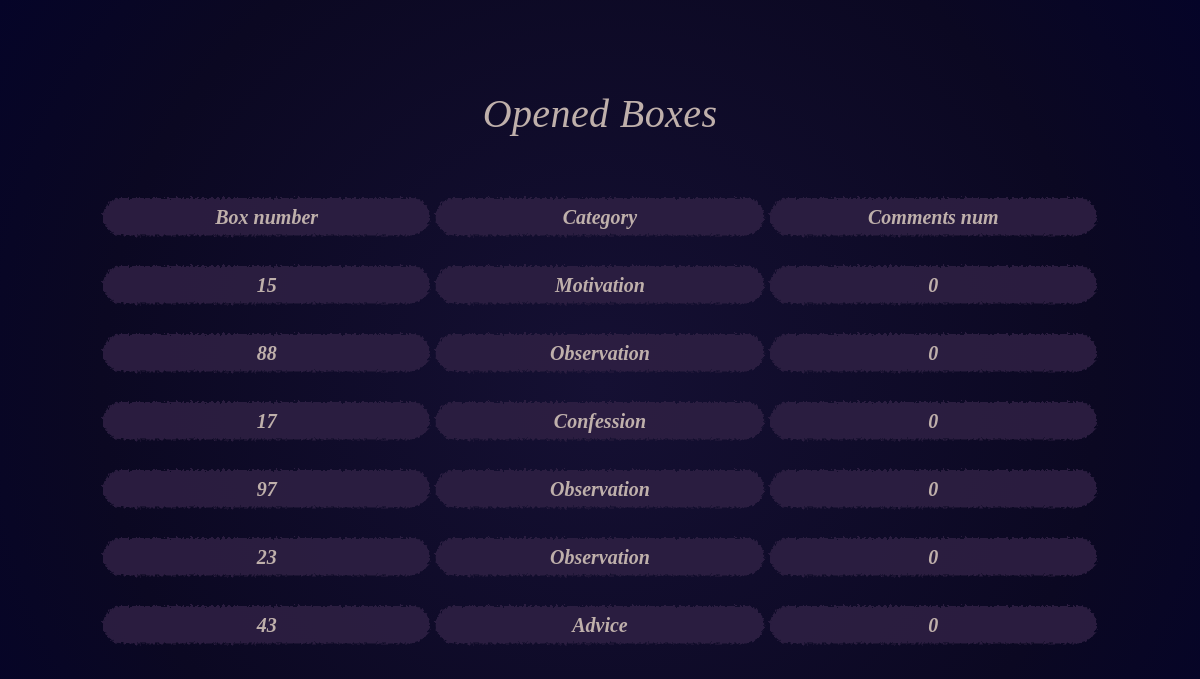
The app's page /profile/opened_boxes/ (signed in), older data.
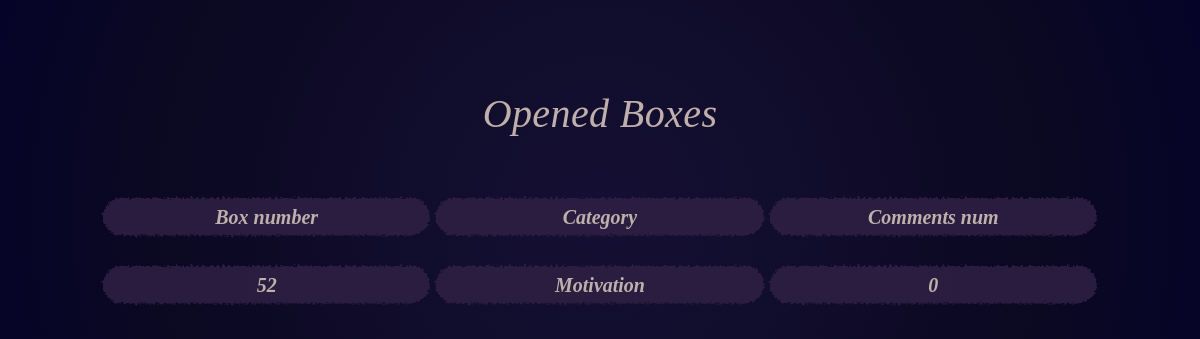
The same page, newer data.
### boxes/models.py (models this page shows)
class Box(models.Model):
    CATEGORY_CHOICES = (
        ('motivation', 'Motivation'),
        ('advice', 'Advice'),
        ('observation', 'Observation'),
        ('confession', 'Confession'),
    )
    number = models.PositiveIntegerField(unique=True)
    category = models.CharField(max_length=20, choices=CATEGORY_CHOICES)
    text = models.TextField()
    user = models.ForeignKey(settings.AUTH_USER_MODEL, on_delete=models.CASCADE)
    created_at = models.DateTimeField(auto_now_add=True)
    opened_by = models.ManyToManyField(
        settings.AUTH_USER_MODEL,
        related_name='opened_boxes',
        blank=True
    )

### boxes/views.py (the view)
# urls.py: path('profile/opened_boxes/', views.profile_opened_boxes_view, name='profile_opened_boxes'),
@login_required
def profile_opened_boxes_view(request):
    boxes = (
        request.user.opened_boxes
        .all()
        .annotate(comments_count=Count('comments'))
        .order_by('-created_at')
    )
    context = {
        'boxes': boxes
    }
    return render(request, 'profile_opened_boxes.html', context)

### templates/profile_opened_boxes.html (shortened to what this page needs)
{% extends 'base.html' %}
{% load static %}
{% block content %}
<div class="profile-page">
    <h1 class="profile-title">Opened Boxes</h1>
    <div class="boxes-container">
        <div class="boxes-row header">
            <div class="cell">Box number</div>
            <div class="cell">Category</div>
            <div class="cell">Comments num</div>
        </div>
        {% for box in boxes %}
            <div class="boxes-row">
                <a href="{% url 'box_detail' box.number %}" class="cell box-link">{{ box.number }}</a>
                <div class="cell">{{ box.get_category_display }}</div>
                <div class="cell">{{ box.comments_count }}</div>
            </div>
        {% endfor %}
    </div>
</div>
{% endblock %}

### templates/base.html (shortened to what this page needs)
{% load static %}
<!DOCTYPE html>
<html lang="ru">
<head>
    <link rel="stylesheet" href="{% static 'css/main.css' %}?v=1">
</head>
<body>
    {% block content %}{% endblock %}
</body>
</html>

### static/css/main.css (style rules this page uses)
body { margin: 0; font-family: "Times New Roman", serif; font-weight: 700; background: radial-gradient( circle at center, #151033 0%, #0b0822 70%, #050428 100% ); }
body::after { display: none; }
.profile-page { padding: 60px; }
.profile-title { color: rgba(191, 176, 171, 1); margin-bottom: 10px; font-style: italic; left: 50%; font-weight: 400; font-size: 40px; line-height: 1.35; letter-spacing: 0.4px; text-align: center; z-index: 10; }
.boxes-container { padding: 40px; border-radius: 20px; }
.boxes-row { display: flex; justify-content: space-between; margin-bottom: 15px; font-style: italic; color: rgba(191, 176, 171, 1); font-size: 20px; }
.boxes-row.header .cell { font-weight: bold; }
.cell { background-image: url("/static/images/continue_button.svg"); background-repeat: no-repeat; background-size: contain; background-position: center; background-color: transparent; font-style: italic; color: rgba(191, 176, 171, 1); font-size: 20px; padding: 15px 45px; border-radius: 12px; width: 30%; text-align: center; }
.box-link { text-decoration: none; color: inherit; font-style: italic; }

Row changes from the older to the newer data that the page shows:
removed Box: number "15", category "Motivation", comments_count "0"
removed Box: number "88", category "Observation", comments_count "0"
removed Box: number "17", category "Confession", comments_count "0"
removed Box: number "97", category "Observation", comments_count "0"
removed Box: number "23", category "Observation", comments_count "0"
removed Box: number "43", category "Advice", comments_count "0"
added Box: number "52", category "Motivation", comments_count "0"
